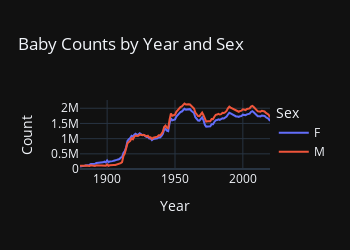

Notebook cell for this chart:
### Code cell
counts_by_year_sex = baby.groupby(['Year', 'Sex'])['Count'].sum().reset_index()
fig = px.line(
    counts_by_year_sex,
    x='Year', y='Count', color='Sex', # color parameter creates separate lines for M and F
    title='Baby Counts by Year and Sex',
    width=350,
    height=250
)
fig.show()

### Figure 1 — Plotly figure (JSON) as saved in the notebook; plotly's stock layout.template omitted (floating-point values rounded to 4 significant figures; data arrays with more than 128 entries replaced by an {"elided": "..."} marker saying what was removed)
{"data": [{"hovertemplate": "Sex=F<br>Year=%{x}<br>Count=%{y}<extra></extra>", "legendgroup": "F", "line": {"color": "#636efa", "dash": "solid"}, "marker": {"symbol": "circle"}, "mode": "lines", "name": "F", "orientation": "v", "showlegend": true, "x": {"elided": "141 int values"}, "xaxis": "x", "y": {"elided": "141 int values"}, "yaxis": "y", "type": "scatter"}, {"hovertemplate": "Sex=M<br>Year=%{x}<br>Count=%{y}<extra></extra>", "legendgroup": "M", "line": {"color": "#EF553B", "dash": "solid"}, "marker": {"symbol": "circle"}, "mode": "lines", "name": "M", "orientation": "v", "showlegend": true, "x": {"elided": "141 int values"}, "xaxis": "x", "y": {"elided": "141 int values"}, "yaxis": "y", "type": "scatter"}], "layout": {"xaxis": {"anchor": "y", "domain": [0.0, 1.0], "title": {"text": "Year"}}, "yaxis": {"anchor": "x", "domain": [0.0, 1.0], "title": {"text": "Count"}}, "legend": {"title": {"text": "Sex"}, "tracegroupgap": 0}, "title": {"text": "Baby Counts by Year and Sex"}, "height": 250, "width": 350}}
